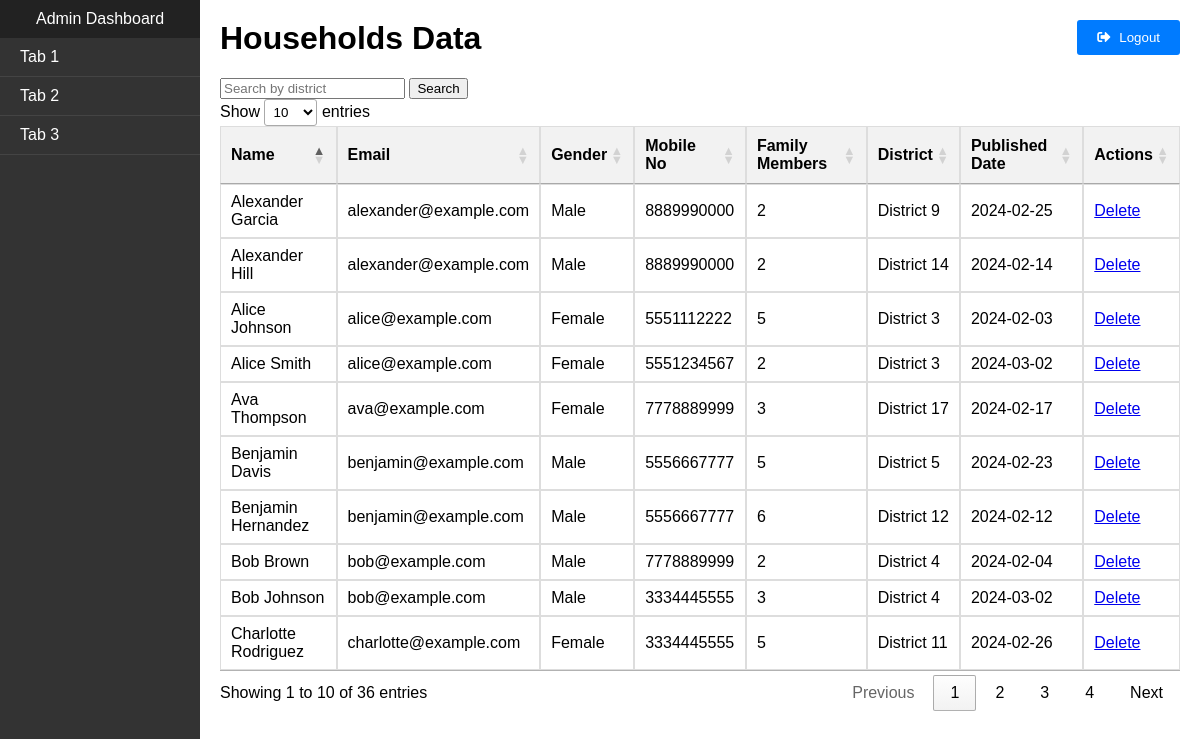
Page /dashboard.php on the committed database.
### tables this page shows
CREATE TABLE households (
    id INT AUTO_INCREMENT PRIMARY KEY,
    name VARCHAR(255) NOT NULL,
    email VARCHAR(255) NOT NULL,
    gender VARCHAR(50) NOT NULL,
    mobileNo VARCHAR(20) NOT NULL,
    adharNo VARCHAR(20) NOT NULL,
    familyMembers INT NOT NULL,
    adults INT NOT NULL,
    children INT NOT NULL,
    address TEXT NOT NULL,
    pinCode VARCHAR(10) NOT NULL,
    district VARCHAR(255) NOT NULL,
    knowsFirstAid BOOLEAN NOT NULL,
    hasCprTraining BOOLEAN NOT NULL,
    userPhoto VARCHAR(255),
    signature VARCHAR(255),
    published_date DATE NOT NULL
);

### dashboard.php (the view, shortened to what this page needs)
<!DOCTYPE html>
<html lang="en">
<head>
    <link rel="stylesheet" href="sidebar.css">
    <link rel="stylesheet" type="text/css" href="https://cdn.datatables.net/1.10.25/css/jquery.dataTables.css">
    <link rel="stylesheet" href="https://cdnjs.cloudflare.com/ajax/libs/font-awesome/5.15.4/css/all.min.css">
</head>
<body>
    <div class="dashboard-container">
        <?php include 'sidebar.php'; ?>
        <div class="content">
            <h1>Households Data</h1>
            <form action="logout.php" method="POST">
                <button class="logout-btn" type="submit" name="logout"><i class="fas fa-sign-out-alt"></i> Logout</button>
            </form>
            <form method="GET">
                <input type="text" name="search" placeholder="Search by district">
                <button type="submit">Search</button>
            </form>
            <table id="householdsTable">
                <thead>
                    <tr>
                        <th>Name</th>
                        <th>Email</th>
                        <th>Gender</th>
                        <th>Mobile No</th>
                        <th>Family Members</th>
                        <th>District</th>
                        <th>Published Date</th>
                        <th>Actions</th>
                    </tr>
                </thead>
                <tbody>
                    <?php
                    include 'config.php';
                    if (isset($_GET['search'])) {
                        $search = $_GET['search'];
                        $sql = "SELECT * FROM households WHERE
                                name LIKE '%$search%' OR
                                email LIKE '%$search%' OR
                                gender LIKE '%$search%' OR
                                mobileNo LIKE '%$search%' OR
                                adharNo LIKE '%$search%' OR
                                address LIKE '%$search%' OR
                                pinCode LIKE '%$search%' OR
                                district LIKE '%$search%' OR
                                knowsFirstAid LIKE '%$search%' OR
                                hasCprTraining LIKE '%$search%' OR
                                published_date LIKE '%$search%'";
                    } else {
                        $sql = "SELECT * FROM households";
                    }
                    $result = $conn->query($sql);
                    if ($result->num_rows > 0) {
                        while ($row = $result->fetch_assoc()) {
                            echo "<tr>
                                    <td>{$row['name']}</td>
                                    <td>{$row['email']}</td>
                                    <td>{$row['gender']}</td>
                                    <td>{$row['mobileNo']}</td>
                                    <td>{$row['familyMembers']}</td>
                                    <td>{$row['district']}</td>
                                    <td>{$row['published_date']}</td>
                                    <td><a href=\"dashboard.php?delete={$row['id']}\">Delete</a></td>
                                </tr>";
                        }
                    } else {
                        echo "<tr><td colspan='9'>No data available</td></tr>";
                    }
                    ?>
                </tbody>
            </table>
        </div>
    </div>
</body>
</html>

### sidebar.php (shortened to what this page needs)
<!DOCTYPE html>
<html lang="en">
<head>
</head>
<body>
    <div class="sidebar">
        <div class="sidebar-header">
            <a href="dashboard.php" style="color: white; text-decoration: none;">Admin Dashboard</a>
        </div>
        <ul class="tabs">
            <li><a href="org.php">Tab 1</a></li>
            <li><a href="specific.php">Tab 2</a></li>
            <li><a href="export.php">Tab 3</a></li>
        </ul>
    </div>
</body>
</html>

### dashboard.php (style rules this page uses)
body { font-family: Arial, sans-serif; margin: 0; padding: 0; position: relative; }
.dashboard-container { display: flex; height: 100vh; }
.sidebar { width: 200px; background-color: #333; color: #fff; overflow: hidden; }
.sidebar-header { padding: 10px; text-align: center; background-color: #222; }
.tabs { list-style-type: none; padding: 0; margin: 0; }
.tabs li { border-bottom: 1px solid #444; }
.tabs li a { display: block; padding: 10px 20px; text-decoration: none; color: #fff; }
.content { flex: 1; padding: 20px; position: relative; }
h1 { margin-top: 0; }
table { width: 100%; border-collapse: collapse; }
th, td { border: 1px solid #ddd; padding: 8px; text-align: left; }
th { background-color: #f2f2f2; }
tr:nth-child(even) { background-color: #f2f2f2; }
.logout-btn { padding: 10px 20px; background-color: #007bff; color: #fff; border: none; border-radius: 3px; cursor: pointer; position: absolute; top: 20px; right: 20px; }
.logout-btn i { margin-right: 5px; }

### sidebar.php (style rules this page uses)
body, html { height: 100%; margin: 0; padding: 0; }
.sidebar { height: 100vh; width: 200px; background-color: #333; color: #fff; overflow: hidden; display: flex; flex-direction: column; }
.sidebar-header { padding: 10px; text-align: center; background-color: #222; }
.tabs { list-style-type: none; padding: 0; margin: 0; flex-grow: 1; }
.tabs li { border-bottom: 1px solid #444; }
.tabs li a { display: block; padding: 10px 20px; text-decoration: none; color: #fff; }

### rows in the picture
households: name "Alice Johnson", email "alice@example.com", gender "Female", mobileNo "5551112222", familyMembers "5", district "District 3", published_date "2024-02-03"
households: name "Bob Brown", email "bob@example.com", gender "Male", mobileNo "7778889999", familyMembers "2", district "District 4", published_date "2024-02-04"
households: name "Benjamin Hernandez", email "benjamin@example.com", gender "Male", mobileNo "5556667777", familyMembers "6", district "District 12", published_date "2024-02-12"
households: name "Alexander Hill", email "alexander@example.com", gender "Male", mobileNo "8889990000", familyMembers "2", district "District 14", published_date "2024-02-14"
households: name "Ava Thompson", email "ava@example.com", gender "Female", mobileNo "7778889999", familyMembers "3", district "District 17", published_date "2024-02-17"
households: name "Benjamin Davis", email "benjamin@example.com", gender "Male", mobileNo "5556667777", familyMembers "5", district "District 5", published_date "2024-02-23"
households: name "Alexander Garcia", email "alexander@example.com", gender "Male", mobileNo "8889990000", familyMembers "2", district "District 9", published_date "2024-02-25"
households: name "Charlotte Rodriguez", email "charlotte@example.com", gender "Female", mobileNo "3334445555", familyMembers "5", district "District 11", published_date "2024-02-26"
households: name "Alice Smith", email "alice@example.com", gender "Female", mobileNo "5551234567", familyMembers "2", district "District 3", published_date "2024-03-02"
households: name "Bob Johnson", email "bob@example.com", gender "Male", mobileNo "3334445555", familyMembers "3", district "District 4", published_date "2024-03-02"
